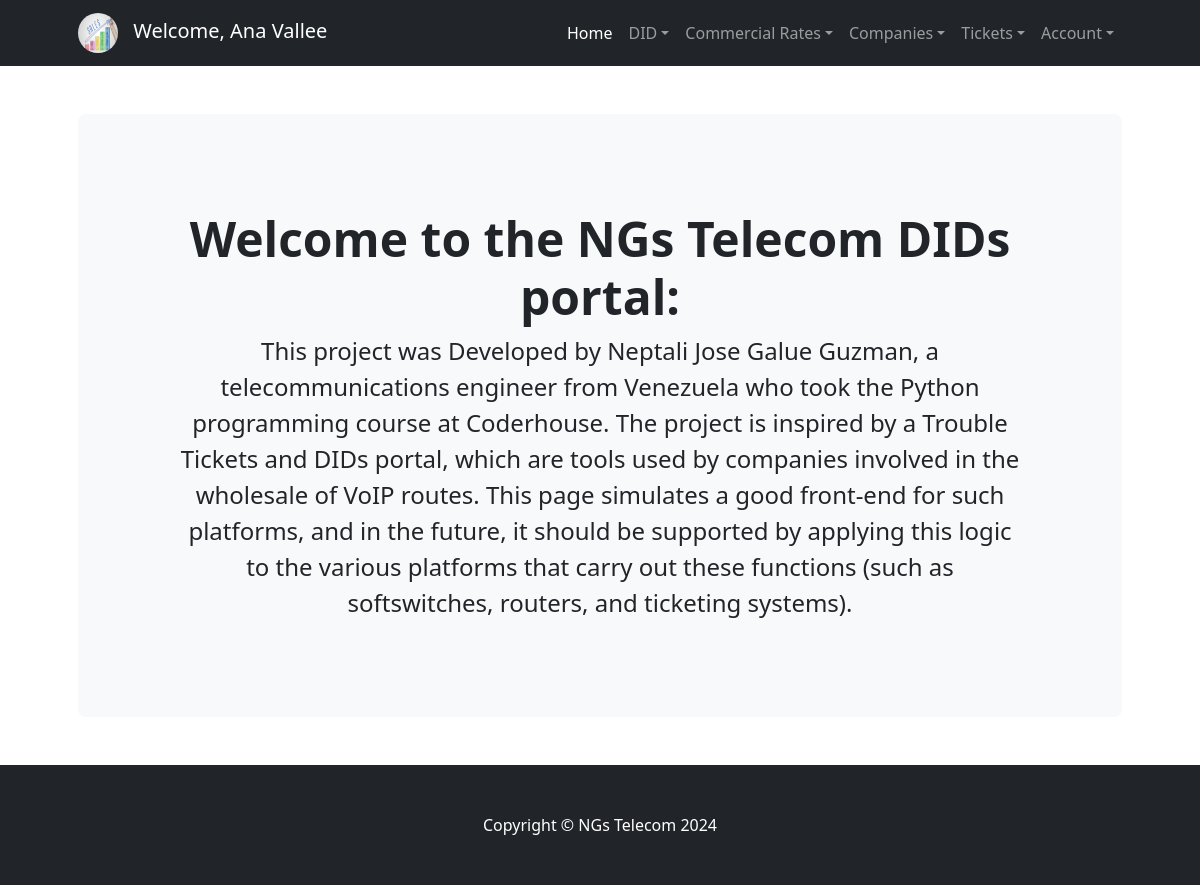
The app's page /DIDs/AboutMe/ (signed in) with its own data.
### accounts/models.py (models this page shows, shortened)
class CustomUser(AbstractUser):
    email = models.EmailField(unique=True)
    is_technical = models.BooleanField(default=False)
    is_commercial = models.BooleanField(default=False)
    avatar = models.ImageField(upload_to='avatars/', null=True, blank=True)  # Nuevo campo para el avatar
    USERNAME_FIELD = 'username'
    REQUIRED_FIELDS = ['email', 'first_name', 'last_name']

### DIDs/views.py (the view)
# urls.py: path('AboutMe/', AboutMeView.as_view(), name="AboutMe"),
class AboutMeView(TemplateView):
    template_name = 'dids/AboutMe.html'

### DIDs/templates/dids/AboutMe.html (shortened to what this page needs)
{% load static %}
<!DOCTYPE html>
<html lang="en">
<head>
    <link href="https://cdn.jsdelivr.net/npm/bootstrap-icons@1.4.1/font/bootstrap-icons.css" rel="stylesheet" />
    <link href="css/styles.css" rel="stylesheet" />
    <link href="{% static 'dids/css/styles.css' %}" rel="stylesheet" />
</head>
<body>
<nav class="navbar navbar-expand-lg navbar-dark bg-dark">
    <div class="container px-lg-5">
        {% if user.is_authenticated %}
            <div class="navbar-brand">
                {% if user.avatar %}
                    <img src="{{ user.avatar.url }}" alt="Avatar" class="avatar" style="border-radius: 50%; width: 40px; height: 40px; margin-right: 10px;">
                {% else %}
                    <img src="{% static 'default-avatar.png' %}" alt="Avatar" class="avatar" style="border-radius: 50%; width: 40px; height: 40px; margin-right: 10px;">
                {% endif %}
                Welcome, {{ user.first_name }} {{ user.last_name }}
            </div>
        {% else %}
            <a class="navbar-brand" href="#!">NGs Telecom</a>
        {% endif %}
        <div class="collapse navbar-collapse" id="navbarSupportedContent">
            <ul class="navbar-nav ms-auto mb-2 mb-lg-0">
                <li class="nav-item">
                    <a class="nav-link active" aria-current="page" href="{% url 'Inicio' %}">Home</a>
                </li>
                {% if user.is_authenticated %}
                    {% if user.is_technical %}
                        <li class="nav-item dropdown">
                            <a class="nav-link dropdown-toggle" href="#" id="navbarDropdownDID" role="button" data-bs-toggle="dropdown"
                                aria-expanded="false">DID</a>
                            <ul class="dropdown-menu" aria-labelledby="navbarDropdownDID">
                                <li><a class="dropdown-item" href="{% url 'RegDIDs' %}">New Number</a></li>
                                <li><a class="dropdown-item" href="{% url 'BusDIDs' %}">Search Number</a></li>
                                <li><a class="dropdown-item" href="{% url 'BusDIDsByCompany' %}">Edit Numbers</a></li>
                            </ul>
                        </li>
                        <li class="nav-item dropdown">
                            <a class="nav-link dropdown-toggle" href="#" id="navbarDropdownRates" role="button" data-bs-toggle="dropdown"
                                aria-expanded="false">Commercial Rates</a>
                            <ul class="dropdown-menu" aria-labelledby="navbarDropdownRates">
                                <li><a class="dropdown-item" href="{% url 'RegTar' %}">New Offer</a></li>
                                <li><a class="dropdown-item" href="{% url 'BusTar' %}">Search Rate</a></li>
                            </ul>
                        </li>
                        <li class="nav-item dropdown">
                            <a class="nav-link dropdown-toggle" href="#" id="navbarDropdownCompanies" role="button" data-bs-toggle="dropdown"
                                aria-expanded="false">Companies</a>
                            <ul class="dropdown-menu" aria-labelledby="navbarDropdownCompanies">
                                <li><a class="dropdown-item" href="{% url 'RegComp' %}">New Company</a></li>
                                <li><a class="dropdown-item" href="{% url 'BusComp' %}">Search Company</a></li>
                            </ul>
                        </li>
                    {% elif user.is_commercial %}
                        <li class="nav-item dropdown">
                            <a class="nav-link dropdown-toggle" href="#" id="navbarDropdownDID" role="button" data-bs-toggle="dropdown"
                                aria-expanded="false">DID</a>
                        </li>
                        <li class="nav-item dropdown">
                            <a class="nav-link dropdown-toggle" href="#" id="navbarDropdownRates" role="button" data-bs-toggle="dropdown"
                                aria-expanded="false">Commercial Rates</a>
                        </li>
                        <li class="nav-item dropdown">
                            <a class="nav-link dropdown-toggle" href="#" id="navbarDropdownCompanies" role="button" data-bs-toggle="dropdown"
                                aria-expanded="false">Companies</a>
                        </li>
                    {% endif %}
                    <li class="nav-item dropdown">
                        <a class="nav-link dropdown-toggle" href="#" id="navbarDropdownTickets" role="button" data-bs-toggle="dropdown"
                            aria-expanded="false">Tickets</a>
                    </li>
                    <li class="nav-item dropdown">
                        <a class="nav-link dropdown-toggle" href="#" id="navbarDropdownAccount" role="button" data-bs-toggle="dropdown"
                            aria-expanded="false">Account</a>
                    </li>
                {% endif %}
            </ul>
        </div>
    </div>
</nav>
    {% block contenidoQueCambia %}
    <header class="py-5">
        <div class="container px-lg-5">
            <div class="p-4 p-lg-5 bg-light rounded-3 text-center">
                <div class="m-4 m-lg-5">
                    <h1 class="display-5 fw-bold">Welcome to the NGs Telecom DIDs portal:</h1>
                    <p class="fs-4">This project was Developed by Neptali Jose Galue Guzman,
                        a telecommunications engineer from Venezuela who took the Python
                        programming course at Coderhouse.
                        The project is inspired by a Trouble Tickets and DIDs portal, which are
                        tools used by companies involved in the wholesale of VoIP routes.
                        This page simulates a good front-end for such platforms, and in the future,
                        it should be supported by applying this logic to the various platforms that carry
                        out these functions (such as softswitches, routers, and ticketing systems).</p>
                </div>
            </div>
        </div>
    </header>
    {% endblock %}
<footer class="py-5 bg-dark">
    <div class="container">
        <p class="m-0 text-center text-white">Copyright &copy; NGs Telecom 2024</p>
    </div>
</footer>
</body>
</html>

### records on screen
CustomUser: avatar (picture), first_name "Ana", last_name "Vallee"
